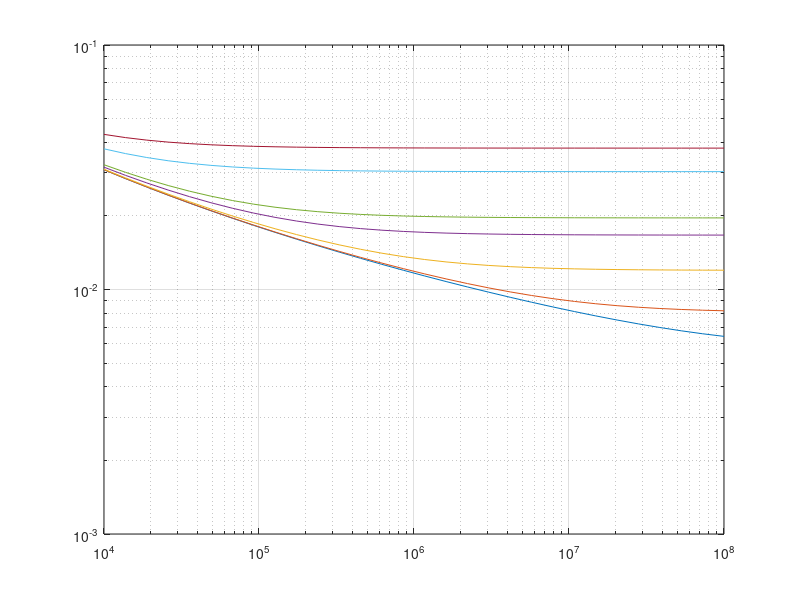

The MATLAB script that drew this image:
% Metodo punto fisso abaco di Moody
clear all; close all;

%Re = 1e5;
N = 30;
Res = logspace(4,8,N);
rDs = [1e-6,1e-5,1e-4,5e-4,1e-3,5e-3,1e-2];
M = length(rDs);
phi =@(lamb,Re,rD) (-2*log10(2.51/(Re*sqrt(lamb))+rD/(3.71)))^(-2);

LAMS = zeros(N,M);
for k=1:M
    rD = rDs(k);
    lam0 = (-2*log10(rD/(3.71)))^(-2);
    for j=1:N
        Re = Res(j);
        diff = 1;
        lam_old = lam0;
        while diff>1e-8
            lam = phi(lam_old,Re,rD);
            diff = abs(lam-lam_old);
            lam_old = lam;
            lam;
        end
        LAMS(j,k)=lam;
    end
end
loglog(Res,LAMS)
grid on
